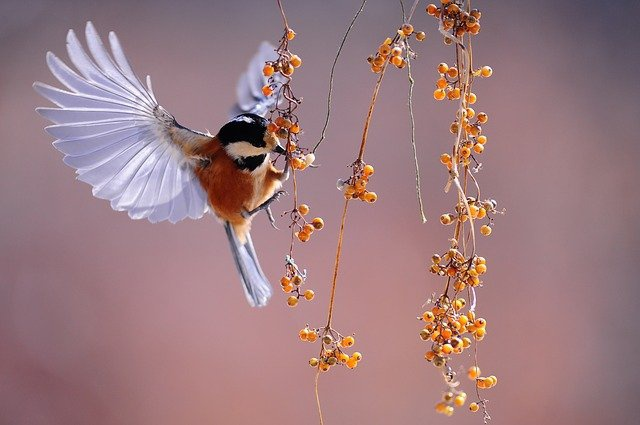
#> input picture odd/bird.png, 640 x 425 px
$ jupyter execute 'IPP-2025-1-lab-02-20227123-이선재.ipynb'
#> lines starting #> are read from the running program, lines starting #| are printed output that depends on the picture
<h1 align='center'> 영상처리 프로그래밍 실습 2</h1>

<h6 align='right'> 2025. 3. 20.</h6>

<div class="alert alert-block alert-info">

- 파일 이름에서 00000000을 자신의 학번으로, name을 자신의 이름으로 수정하세요.

- 다음 줄에 자신의 이름, 학번, 학과(전공)을 적으세요.

* 이름:  이선재 &nbsp;&nbsp;          학번: 20227123   &nbsp;&nbsp;         학과(전공): 빅데이터

</div>

- JupyterLab 문서의 최신 버전은 [JupyterLab Documentation](https://jupyterlab.readthedocs.io/en/stable/index.html#/)을  참고하라

- Markdown은 [Markdown Guide](https://www.markdownguide.org/)를 참고하라.
- [Markdown Cheat Sheet](https://www.markdownguide.org/cheat-sheet/)

* 제출 마감: 3월 19일 (화) 오후 10:00까지 최종본 SmartLEAD제출

---

## 3주차 정리

### 1. Python으로 2, 8, 16진수 표현
- **요약**: Python에서 숫자를 2진수(`0b`), 8진수(`0o`), 16진수(`0x`)로 표현하며, `bin()`, `oct()`, `hex()` 함수로 변환 가능.
- **자세한 설명**:
  - **표현 방식**: Python은 접두어를 사용해 진수를 구분한다. 예를 들어, `0b1010`는 2진수로 10, `0o12`는 8진수로 10, `0x1A`는 16진수로 26을 의미한다.
  - **함수 활용**: 10진수를 다른 진수로 변환하려면 `bin(10)` → `'0b1010'`, `oct(10)` → `'0o12'`, `hex(10)` → `'0xa'`를 사용한다. 반환값은 문자열이므로 정수로 사용하려면 접두어를 제거하거나 `int('1010', 2)`처럼 변환해야 한다.
  - **예제**:
    ```python
    num = 10
    print(bin(num))  # '0b1010'
    print(oct(num))  # '0o12'
    print(hex(num))  # '0xa'
    print(int('1010', 2))  # 10 (2진수 → 10진수)
    ```
  - **활용**: 컴퓨터 과학에서 메모리 주소(16진수), 비트 연산(2진수), 파일 권한(8진수) 등을 다룰 때 유용하다.

### 2. Signed와 Unsigned Binary의 차이
- **요약**: Unsigned는 8비트로 0~255, Signed는 -128~127을 표현. Signed에서는 최상위 비트(MSB)가 부호를 결정하며, `1000 0000`은 -128이다.
- **자세한 설명**:
  - **Unsigned**: 모든 비트를 양수 값으로 사용. 8비트 기준 범위는 `0000 0000`(0) ~ `1111 1111`(255).
  - **Signed**: 2의 보수법 사용. MSB가 1이면 음수. 예: `1000 0000` = -128, `1111 1111` = -1, `0111 1111` = 127.
  - **오버플로우**:
    - Unsigned: `1111 1111`(255) + 1 = `1 0000 0000` → 8비트로 `0000 0000`(0).
    - Unsigned: `0000 0000`(0) - 1 = `1111 1111`(255).
    - Signed에서는 다르게 계산: `1111 1111`(-1) + 1 = `0000 0000`(0).
  - **예제**:
    ```python
    # 8비트 unsigned
    print(255 + 1)  # 256, 하지만 8비트로는 0
    # 8비트 signed
    print(-128 & 0xFF)  # 비트 연산으로 -128 표현
    ```
  - **활용**: Signed는 음수를 다룰 때, Unsigned는 메모리 효율을 극대화할 때 사용.

### 3. Broadcasting 연산
- **요약**: Numpy에서 `+`, `-`, `*`, `**`, `/`, `%`, `>`, `<` 등 연산이 배열 크기를 자동으로 맞춰 수행(Broadcasting).
- **자세한 설명**:
  - **개념**: 배열 크기가 다를 때 작은 배열을 큰 배열에 맞춰 확장. 예: 스칼라(1개 값)와 배열 간 연산.
  - **규칙**: 차원이 맞지 않으면 1을 추가하거나 반복. 예: `(3,)` + `(3,2)` → `(1,3)`이 `(3,2)`로 확장.
  - **예제**:
    ```python
    import numpy as np
    a = np.array([1, 2, 3])
    print(a + 5)  # [6, 7, 8]
    b = np.array([[1, 2], [3, 4]])
    print(b * 2)  # [[2, 4], [6, 8]]
    print(a > 2)  # [False, False, True]
    ```
  - **활용**: 대규모 데이터 연산에서 반복문 없이 빠르게 처리 가능.

### 4. Clip 함수와 대체 방법
- **요약**: `np.clip(a, min, max)`로 값 범위를 제한. 대안으로 조건식 `a[a > max] = max`, `a[a < min] = min` 사용 가능.
- **자세한 설명**:
  - **Clip 함수**: 배열의 값을 지정된 최소값과 최대값 사이로 제한.
    ```python
    import numpy as np
    a = np.arange(0, 10, dtype=np.float32)
    print(a.clip(4, 8))  # [4. 4. 4. 4. 4. 5. 6. 7. 8. 8.]
    ```
  - **대체 방법**: 조건 인덱싱으로 동일 효과 구현.
    ```python
    a = np.arange(0, 10, dtype=np.float32)
    a[a > 8] = 8
    a[a < 4] = 4
    print(a)  # [4. 4. 4. 4. 4. 5. 6. 7. 8. 8.]
    ```
  - **차이점**: `clip`은 한 줄로 간결, 조건식은 세밀한 제어 가능.
  - **활용**: 이미지 처리에서 픽셀 값(0~255) 제한 등에 사용.

### 5. PNG와 JPEG의 차이
- **요약**: JPEG는 손실 압축으로 파일 작고 사진에 적합, PNG는 비손실 압축으로 투명도 지원하며 그래픽에 유리.
- **자세한 설명**:
  - **JPEG**:
    - 손실 압축(Lossy): 데이터 일부 손실로 품질 저하 가능.
    - 최대 1600만 색상(24비트).
    - 용도: 사진, 웹 업로드(작은 파일 크기).
    - 단점: 투명도 미지원, 반복 저장 시 품질 저하.
  - **PNG**:
    - 비손실 압축(Lossless): 품질 유지.
    - 투명도(알파 채널) 지원.
    - 용도: 로고, 차트, 일러스트(고품질 필요 시).
    - 단점: 파일 크기 큼.
  - **비교 표**:
    | 항목         | JPEG             | PNG              |
    |--------------|------------------|------------------|
    | 압축         | 손실             | 비손실           |
    | 파일 크기    | 작음             | 큼               |
    | 투명도       | 미지원           | 지원             |
    | 용도         | 사진             | 그래픽           |
  - **활용**: JPEG는 빠른 로딩 필요 시, PNG는 투명 배경이나 선명함 요구 시 선택.

### 6. 영상 속성 구하기
- **요약**: `cv2.imread()`로 이미지 읽고, `shape`로 (높이, 너비, 채널 수), `dtype`로 비트 수 확인.
- **자세한 설명**:
  - **코드**:
    ```python
    import cv2
    image = cv2.imread("bird.png")
    height, width, channels = image.shape
    print(f"가로, 세로: {width}, {height}")
    print(f"채널 수: {channels}")
    print(f"비트 수: {image.dtype}")
    ```
  - **결과 해석**:
    - `width`, `height`: 픽셀 단위 크기.
    - `channels`: RGB면 3, 투명도 포함 시 4.
    - `dtype`: `uint8` = 8비트(0~255).
  - **활용**: 이미지 처리 전 기본 정보 확인.

### 7. 콘솔에 영상 표시
- **요약**: OpenCV(BGR) 이미지를 Matplotlib(RGB)로 표시하려면 `img[:,:,::-1]`로 변환. 대안은 `mpl.imread()`.
- **자세한 설명**:
  - **문제**: OpenCV는 BGR, Matplotlib는 RGB → 색상 왜곡.
  - **해결**:
    ```python
    import cv2
    import matplotlib.pyplot as plt
    img = cv2.imread("bird.png")
    plt.imshow(img[:,:,::-1])  # BGR → RGB
    plt.show()
    ```
  - **대안**:
    ```python
    import matplotlib.image as mpl
    img = mpl.imread("bird.png")  # RGB로 직접 읽기
    plt.imshow(img)
    plt.show()
    ```
  - **배경**: Intel의 RGB 특허 회피로 OpenCV가 BGR 채택.
  - **활용**: 이미지 시각화 시 색상 문제 해결.

### 8. 두 파일 콘솔에 표시
- **요약**: `plt.subplot()`으로 두 이미지 나란히 표시, `axis('off')`로 축 제거.
- **자세한 설명**:
  - **코드**:
    ```python
    import matplotlib.pyplot as plt
    import matplotlib.image as mpl
    tree1 = mpl.imread('tree-1.jpg')
    tree3 = mpl.imread('tree-3.jpg')
    plt.subplot(121)  # 1행 2열, 1번째
    plt.imshow(tree1)
    plt.axis('off')
    plt.subplot(122)  # 1행 2열, 2번째
    plt.imshow(tree3)
    plt.axis('off')
    plt.show()
    ```
  - **구성**: `subplot(행, 열, 위치)`로 배치 지정.
  - **활용**: 비교 시각화에 유용.

### 9. 가중치 합성 영상
- **요약**: `g(x,y) = αf₁(x,y) + (1-α)f₂(x,y)`로 합성, `α=0.5`로 `tree1`, `tree3` 합성 후 `uint8` 변환.
- **자세한 설명**:
  - **수식**: 투명도 조절로 두 이미지 혼합.
  - **코드**:
    ```python
    import matplotlib.image as mpl
    tree1 = mpl.imread('tree-1.jpg')
    tree3 = mpl.imread('tree-3.jpg')
    tree = 0.5 * tree1 + 0.5 * tree3
    tree = tree.astype('uint8')  # 0~255 범위로 변환
    plt.imshow(tree)
    plt.show()
    ```
  - **주의**: 실수 연산 후 `uint8`로 변환 필수(이미지 표시용).
  - **활용**: 이미지 블렌딩, 전환 효과.

### 10. 가중치 변화 애니메이션
- **요약**: `cv2.addWeighted()`로 `α`를 1→0까지 0.01 간격으로 변경, 0.05초 간격 표시.
- **자세한 설명**:
  - **코드**:
    ```python
    import cv2
    import numpy as np
    tree1 = cv2.imread('tree-1.jpg')
    tree3 = cv2.imread('tree-3.jpg')
    if tree1.shape != tree3.shape:
        tree3 = cv2.resize(tree3, (tree1.shape[1], tree1.shape[0]))
    cv2.namedWindow("Blending", cv2.WINDOW_AUTOSIZE)
    for a in np.arange(1.0, -0.01, -0.01):
        blended = cv2.addWeighted(tree1, a, tree3, 1-a, 0)
        blended_rgb = cv2.cvtColor(blended, cv2.COLOR_BGR2RGB)
        cv2.imshow("Blending", blended_rgb)
        cv2.waitKey(50)  # 0.05초 대기
    cv2.waitKey(0)
    cv2.destroyAllWindows()
    ```
  - **과정**: 크기 조정 → 가중치 합성 → 색상 변환 → 표시.
  - **활용**: 동적 이미지 전환 효과 구현.

---

[cell 1]
# 2진수
a = 0b11

# 8진수
b = 0o11

# 16진수
c = 0x11

a,b,c

[cell 2]
# unsigned binary
# 만약 unsigned 가 아니라 signed 면 첫번째 숫자는 -128을 의미한다 (1000 0000 -> -128)
# 그렇기에 지금은 unsigned 이다.

# 0000 0000 -> 0
# 0000 0000
# 10
# 1111 1111 -> 255

# 요기서 1111 1111 + 1 을 해버리면 1 0000 0000 이된다
# 하지만 8bit을 가지고 있기 때문에 오버플로우로 0000 0000 즉 0이 된다.
# 또한, 0000 0000 -1 을 하면 오버플로우 1111 1111 이된다.

[cell 3]
import numpy as np

a = np.array([0,5,255], dtype=np.uint8)
a ** 2 # broadcasting : 각각의 원소에 연산해 주는것(즉, 더하기 뿐 아니라 *,**,/,%,>,< 도 가능)
a + 1 # 255가 0이됨
a - 1 # 0이 255가 됨

[cell 4]
a = np.arange(0,10, dtype=np.float32)
a.clip(4, 8)

[cell 5]
c= 5
4 < c < 8 # python에서는 동시 비교연산이 가능


# 그러니까 a[(a>8)] 은 불리언 배열 이고
# 그 불리언배열에서 = 8 해버리니까 True 인 값만
# 8로 변경되어서 [0,1,2,3,4,5,6,7,8,8] 이라는 신기한 배열이 탄생한다. 와!

a[(a>8)] = 8
a[(a<4)] = 4
# 이렇게 하면 clip함수를 쓰지 않더라도 clip효과를 사용할 수 있다!

# 근데 요기서 의문점은 a[(a>8)] 이라는 배열은 True or False일 텐데 왜 0부터 시작하는 값이 된걸까?

# 그것은 불리언 인덱싱(a[(a>8)])을 사용하면 True인 위치의 원소만 가져와서 변경할 수 있어. 오!
# 지금 a[(a > 8)]에서 True인 인덱스는 [9]뿐이므로, a[9] 값만 8로 바뀌는거지

# 더 정확히 말하면 새로운 배열의 인덱스는 0부터 시작하는 새로운 배열이고 True인 인덱스만 가져와서 넣는 방식인거야

# 그래서 사실 clip은 새로운 배열을 반환하는것이고
# 불리언 인덱싱은 기존 배열을 직접 수정하는 거야

# (a > 4) & (a < 8)

[cell 6]
import cv2
import matplotlib.pyplot as plt
import matplotlib.image as mpimg

import numpy as np
print("OpenCV version", cv2.__version__)
print("NumPy version", np.__version__)

### 문제 1.

다음 사이트를 참고해서 PNG 파일과 JPEG 파일의 특징을 정리하고, 두 파일 형식의 차이점을 비교, 정리하라.

https://www.adobe.com/kr/creativecloud/file-types/image/comparison/jpeg-vs-png.html

**답**

JPEG(Joint Photographic Experts Group)은 디지털 사진을 저장하는 가장 일반적인 형식입니다.
압축을 통해 이미지 파일크기를 줄여서 저장하고, 웹페이지에 쉽게 업로드할 수 있게 하며, 최대 1600만개의 색상을 담아낼 수 있는 파일형식입니다.

PNG(Portable Network Graphics)는 JPEG와 똑같이 압축가능하며, 1600만 개의 색상을 처리할 수 있지만,
JPEG보다 저장 공간을 더 많이 차지하는 문제 떄문에 고품질 사진보다는 웹 그래픽, 로고, 차트 ,일러스트레이션에 사용됩니다.
장점으로는 JPEG와 달리 투명한 배경이 있는 그래픽을 처리할 수 있습니다.

JPEG와 PNG의 차이점으로는 압축 프로세스가 다릅니다. 그래서 JPEG가 PNG보다 파일 크기가 작지만, PNG는 투명 배경을 지원하고 있습니다.

JPEG는 효율적이게 저장되도록 설계되어 있어 온라인에서 간편하게 공유가 가능하고 업로드하도록 손실 압축 방식을 사용합니다.
그래서 파일이 압축될 때 이미지의 일부데이터가 영구적으로 손실이 일어납니다. 그래서 시간이 지나면 파일의 품질이 더욱 저하되게 됩니다.
그렇지만 PNG는 압축될 때 손실되는 데이터가 없다시피하여 이미지가 흐려지거나 왜곡되지 않아 수치가 중요한 그래프나 선명해야 하는 로고에 주로 사용됩니다.

| 비교 항목  | JPEG (Joint Photographic Experts Group) | PNG (Portable Network Graphics) |
|------------|-----------------------------------|---------------------------------|
| **압축 방식** | 손실 압축 (Lossy Compression) | 비손실 압축 (Lossless Compression) |
| **파일 크기** | 작음 (효율적인 저장) | 큼 (더 많은 저장 공간 필요) |
| **색상 지원** | 최대 1600만 개 색상 | 최대 1600만 개 색상 |
| **품질 유지** | 압축 시 일부 데이터 손실 → 품질 저하 가능 | 품질 유지 (손실 없음) |
| **투명 배경 지원** | 지원하지 않음 | 지원함 |
| **주요 사용처** | 디지털 사진, 웹 업로드, 온라인 공유 | 웹 그래픽, 로고, 차트, 일러스트레이션 |
| **장점** | 파일 크기가 작고, 웹에서 빠르게 로드됨 | 투명 배경 지원, 품질 유지 |
| **단점** | 반복 저장 시 품질 저하 | 파일 크기가 큼 |

### 문제 2.

OpenCV의 imread() 함수를 이용해서 문제에 주어진 bird.png  파일을 읽고, 이 영상의 다음 속성을 구하라.

1. 영상의 가로, 세로 방향의 픽셀 수
2. 한 픽셀을 이루는 색의 수
3. 한 픽셀의 색을 표현하는 비트 수

파일은 아래 URL에서 다운로드 받을 수 있다.

https://drive.google.com/drive/folders/1zbjtkf9nHy9VniuLI4wHilbrN_JBvhYi?usp=sharing

[cell 7]
help(cv2)

- rgb 를 bgr 반대로 해야함
- 왜냐하면 intel이 특허를 피하기 위해서 그렇게만듬

[cell 8]
import cv2

# 이미지 읽기
image = cv2.imread("bird.png")
#> image is the input picture: shape (425, 640, 3); mean B, G, R 128.3, 123.7, 156.4

# 가로, 세로 크기 및 채널 수 확인
height, width, channels = image.shape
#> height = 425; width = 640; channels = 3

# 결과 출력
print(f"가로, 세로 픽셀 수: {width}, {height}")
#| 가로, 세로 픽셀 수: 640, 425
print(f"채널 수: {channels}")
#| 채널 수: 3
print(f"한 픽셀당 비트 수: {image.dtype}")
#| 한 픽셀당 비트 수: uint8

# 가로, 세로 픽셀 수: 640, 425
# 채널 수(한 픽셀을 이루는 색의 수): 3
# 한 픽셀의 색을 표현하는 비트 수: 24

### 문제 3.
bird.png 파일을 읽어서 이 cell 바로 아래 콘솔에 이 영상을 표시하는 프로그램을 작성하라.

[cell 9]
file_name = 'bird.png'
img = cv2.imread(file_name)

# plt.imshow(img) # 이렇게 하면 색깔이 이상하게 나오는 이유는
# opencv는 BGR(Blue, Green, Red) 형식으로 색을 표현하고 matplotlib는 RGB(Red, Green, Blue) 형식으로 색을 표현하기 때문이다.

# 왜? BGR이라는 이상한 색으로 표시를 했냐면 intel이 이 RGB라는 특허를 피하기 위해서 RGB를 BGR로 해놓았기 때문이다

# 그래서 Opencv에서 불러온 이미지를 matplotlib에서 보여줄때는 BGR을 RGB로 바꿔줘야한다.
# 그렇기에 img[:,:,::-1] 이라는 코드를 사용한다
# img[:,:,::-1]는 배열의 마지막 차원(채널 순서)을 역순으로 뒤집는다

plt.imshow(img[:,:,::-1])

# img[:,:,::-1] 이라는 코드말고 다른 방법으로는
# opencv를 사용하여 이미지를 읽어오는 방법이 아닌 matplotlib를 사용하여 이미지를 읽어오는 방법이 있다.
import matplotlib.pyplot as plt
import matplotlib.image as mpl

# mpl.imread() 함수를 사용하여 이미지를 읽어올 수 있다.
# img = mpl.imread(file_name)
# plt.imshow(img)
# plt.show()

### 문제 4.

영상 저장소에서 tree-1.jpg 와 tree-3.jpg 파일을 읽고 각각 아래 콘솔에 표시하라.

[cell 10]
tree1 = mpl.imread('tree-1.jpg')
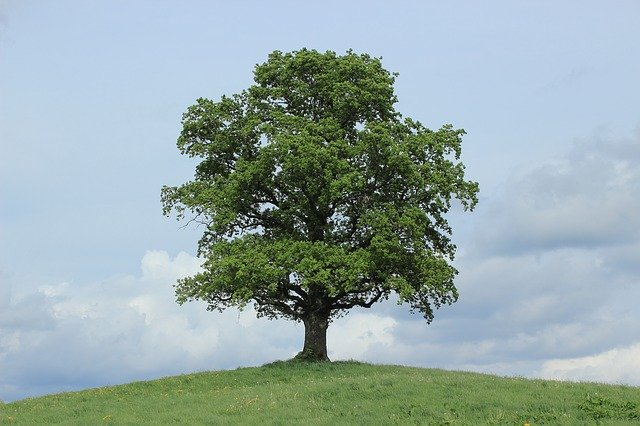
#> input picture odd/tree-1.jpg, 640 x 426 px
#> tree1 is the input picture: shape (426, 640, 3); mean R, G, B 149.5, 168.3, 167.2
tree3 = mpl.imread('tree-3.jpg')
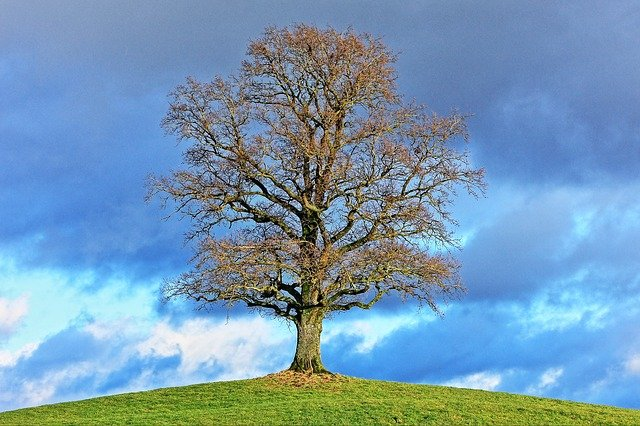
#> input picture odd/tree-3.jpg, 640 x 426 px
#> tree3 is the input picture: shape (426, 640, 3); mean R, G, B 118.2, 152.9, 179.4

[cell 11]
plt.subplot(121)
plt.imshow(tree1)
plt.axis('off')
plt.subplot(122)
plt.imshow(tree3)
plt.axis('off')
plt.show()
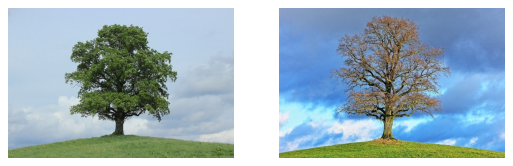
#> figure drawn by matplotlib, 2 panels

### 문제 5.

두 영상 $f_1(x,y)$와 $f_2(x,y)$에 각각 가중치 $\alpha$와 $1-\alpha$를 곱한 후에 더한 영상 $g(x,y)$는 다음과 같이 표현할 수 있다.

$$g(x,y) = \alpha f_1(x,y) + (1-\alpha )f_2(x,y), \;\; 0 \le \alpha \le 1$$

tree-1.jpg와 tree-3.jpg에 각각 0.5를 곱해서 더한 파일 파일을 아래 콘솔에 표시하라.

연산 결과 영상을 다시 uint8로 변환하여 화면에 표시하여야 한다.

[cell 12]
# 그러니까 투명도를 기준으로 설정하여 a라는 값을 기준으로 0에서부터 1로 점차
# 나아가는 방식으로 첫 화면은 1-a라는 값을 가지고 있어서 보이다가 다음 화면인 a가 그
# 자리를 차지하는 형태

# tree = a * tree1 + (1-a) * tree3 이라는 식을 사용하여 투명도를 조절
# tree-1.jpg와 tree-3.jpg를 0.5의 투명도로 합성한 이미지
tree = 0.5 * tree1 + 0.5 * tree3
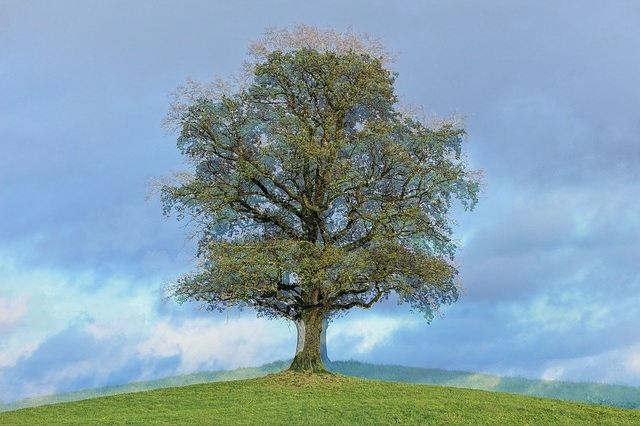
#> tree: shape (426, 640, 3) float64; mean R, G, B 133.8, 160.6, 173.3

# 이미지가 uint8이므로 변환
tree = tree.astype('uint8')

[cell 13]
plt.imshow(tree)
plt.show()

## 문제 6.
OpenCV의 imread() 함수를 이용해서 tree-1.jpg와 tree-2.jpg 두 파일을 읽고,
가중치 $\alpha$를 1부터 0까지 0.01 간격으로 변경해 가면서, 두 영상의 weighted sum을 구하고 화면에 표시하는 프로그램을 작성하라.
단, 영상과 영상 사이의 디스플레이 간격은 0.05초로 설정하라.

[cell 14]
# 1. 두 이미지의 크기가 다를 경우 크기를 tree1에 맞춤
if tree1.shape != tree3.shape:
    tree3 = cv2.resize(tree3, (tree1.shape[1], tree1.shape[0]))

# 2. 윈도우 생성 (OpenCV로 이미지를 띄울 경우)
cv2.namedWindow("Blending", cv2.WINDOW_AUTOSIZE)

# 3. α 값을 1 → 0까지 점진적으로 감소시키며 두 이미지를 섞음
#    - np.arange(1.0, -0.01, -0.01) 사용 이유:
#      - 시작값: 1.0 (tree1이 완전히 보임)
#      - 끝값: -0.01 (실제 종료는 0에서 멈춤, -0.01은 포함되지 않음)
#      - 감소값: -0.01 (0.01씩 감소)
#      - np.arange()는 [start, stop) 형태이므로 -0.01을 사용하면 0까지 포함됨.
for a in np.arange(1.0, -0.01, -0.01):
    blended = cv2.addWeighted(tree1, a, tree3, 1 - a, 0)  # 가중치 합성 tree = a * tree1 + (1-a) * tree3 이라는 식을 사용하여 투명도를 조절
    blended_rgb = cv2.cvtColor(blended, cv2.COLOR_BGR2RGB)  # RGB 변환
    cv2.imshow("Blending", blended_rgb)  # 올바른 색상으로 표시
    cv2.waitKey(50)

# 4. 최종 이미지 표시 후 종료
cv2.waitKey(0)
cv2.destroyAllWindows()
